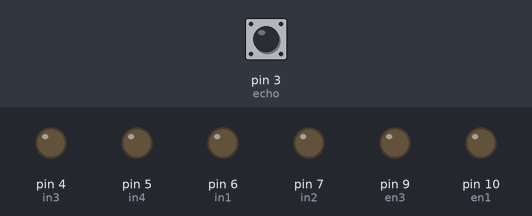
This sketch was run on a simulated Arduino Uno, built with avr-gcc and run on an emulated ATmega328P. On the bench: output pins drawn as LEDs (lit = HIGH). The test bench sets the inputs (shaded band); at power-on: pin 3 (echo) LOW. Pins used as bus, display or sensor lines are not drawn.

Above: at 0.1 s.
At 1.2 s:
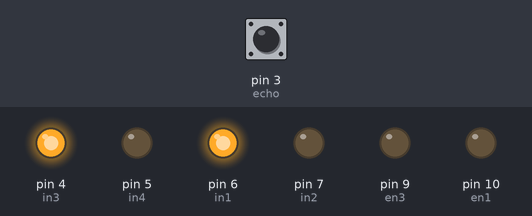
1.3 s: pin 3 (echo) pulsed HIGH 2 times (0.12 s each, 0.3 s apart)
At 2.4 s:
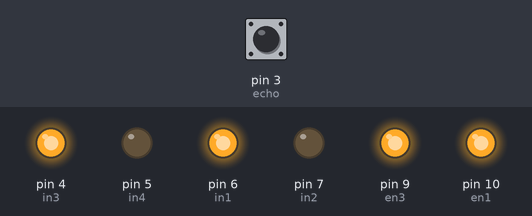
Timing chart, 0 to 4.3 s (numbered marks = the images above; inputs shaded):
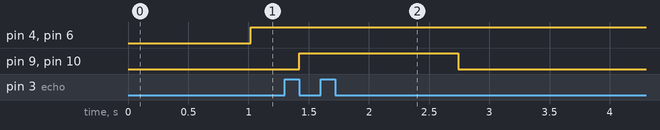

The sketch:

terrific_blorr1.ino
```cpp
int echo = 3, trig = 2;
int en1 = 10, en3 = 9;
int in1 = 6, in2 = 7, in4 = 5, in3 = 4;
void setup()
{
  pinMode(echo, INPUT);
  pinMode(trig, OUTPUT);
  pinMode(en1, OUTPUT);
  pinMode(en3, OUTPUT);
  pinMode(in1, OUTPUT);
  pinMode(in2, OUTPUT);
  pinMode(in3, OUTPUT);
  pinMode(in4, OUTPUT);
}

void loop()
{
  digitalWrite(trig, LOW);
  delay(10);
  digitalWrite(trig, HIGH);
  delay(10);
  digitalWrite(trig, LOW);

  int duration = pulseIn(echo, HIGH);
  int distance = duration * 0.0343 / 2;
  if (distance <= 100) {
    int speed1 = map(distance, 0, 100, 0, 255);
    analogWrite(en1, speed1);
    digitalWrite(in1, HIGH);
    digitalWrite(in2, LOW);

    analogWrite(en3, speed1);
    digitalWrite(in3, HIGH);
    digitalWrite(in4, LOW);
}
  else if (distance > 100 && distance <=250) {
    int speed1 = map(distance, 100, 250, 0, 255);
    int speed2 = map(distance, 100, 250, 0, 255);
    analogWrite(en1, speed1);
    digitalWrite(in1, HIGH);
    digitalWrite(in2, LOW);

    analogWrite(en3, speed2);
    digitalWrite(in3, LOW);
    digitalWrite(in4, HIGH);
  }
}
```

Measured:
- after the input at 1.3 s, pin 9 (en3), pin 10 (en1): LOW → HIGH after 0.12 s, → LOW 1.3 s later
